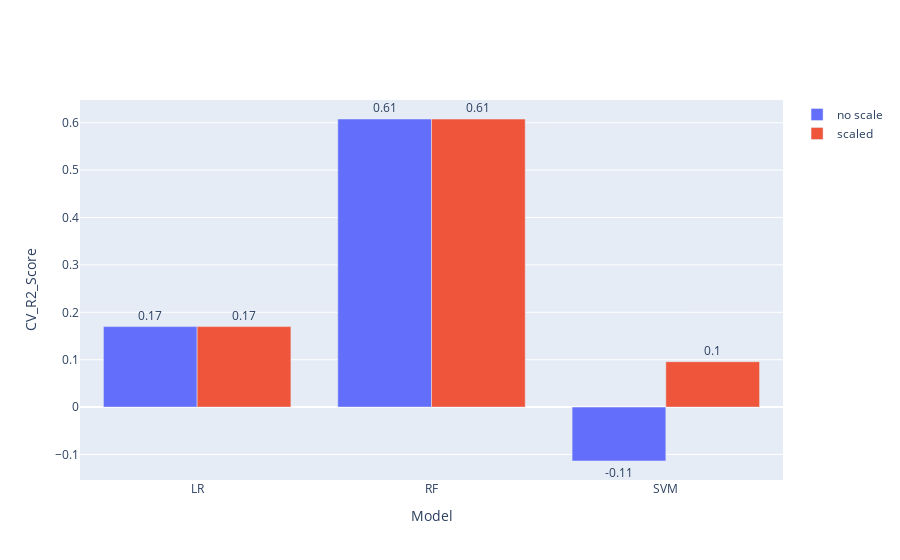

Notebook cell for this chart:
### Code cell
import plotly.graph_objects as go
models=['LR', 'RF', 'SVM']

fig = go.Figure(data=[
    go.Bar(name='no scale', x=models, y=[lr_cv_r2.mean(), rf_cv_r2,svm_cv_r2],text=[round(lr_cv_r2.mean(), 2), round(rf_cv_r2, 2), round(svm_cv_r2, 2)],textposition='outside'),
    go.Bar(name='scaled', x=models, y=[lr_scaled_cv_r2.mean(), rf_scaled_cv_r2,svm_scaled_cv_r2],text=[round(lr_scaled_cv_r2.mean(), 2), round(rf_scaled_cv_r2, 2), round(svm_scaled_cv_r2, 2)], textposition='outside')
])

fig.update_layout(barmode='group',xaxis_title="Model",yaxis_title="CV_R2_Score")
fig.show()

### Figure 1 — Plotly figure (JSON) as saved in the notebook; plotly's stock layout.template omitted (floating-point values rounded to 4 significant figures)
{"data": [{"name": "no scale", "text": ["0.17", "0.61", "-0.11"], "textposition": "outside", "type": "bar", "x": ["LR", "RF", "SVM"], "y": [0.1698, 0.6079, -0.1138]}, {"name": "scaled", "text": ["0.17", "0.61", "0.1"], "textposition": "outside", "type": "bar", "x": ["LR", "RF", "SVM"], "y": [0.1698, 0.6077, 0.09574]}], "layout": {"barmode": "group", "xaxis": {"title": {"text": "Model"}}, "yaxis": {"title": {"text": "CV_R2_Score"}}}}
